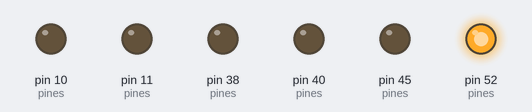
Simulated run of this sketch. Board: Arduino Mega 2560, built with avr-gcc and run on an emulated ATmega2560. On the bench: output pins drawn as LEDs (lit = HIGH).

Above: at 0.05 s.
At 0.75 s:
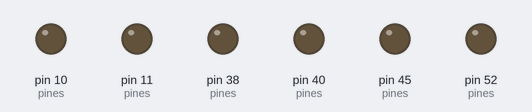
At 1.05 s:
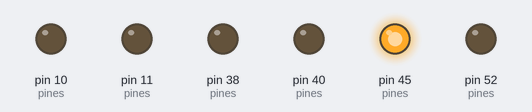
At 1.45 s:
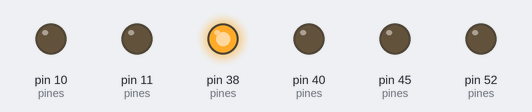
At 2.05 s:
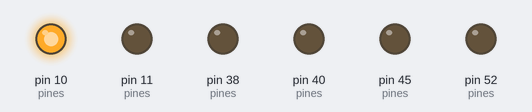
At 2.85 s:
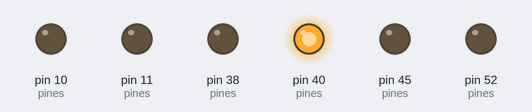
Timing chart, 0 to 3.1 s (numbered marks = the images above):
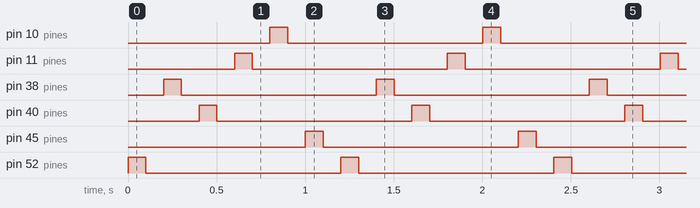

Measured:
- by itself, pin 10 (pines), pin 11 (pines), pin 38 (pines), pin 40 (pines), pin 45 (pines), pin 52 (pines): alternates HIGH for 0.10 s and LOW for 1.1 s
- by itself, everything shown: repeats every 1.2 s, in 12 steps

The sketch:

testerpinesmega.ino
```cpp
#include "pines.h"

void setup() {
    // Configurar todos los pines como salida
    for (int i = 0; i < 6; i++) {
        configurarSalida(pines[i]);
    }

    // Iniciar con todos los pines apagados
    for (int i = 0; i < 6; i++) {
        apagarPin(pines[i]);
    }
}

void loop() {
    // Encender y apagar los pines de forma dinámica
    for (int i = 0; i < 6; i++) {
        encenderPin(pines[i]);  // Encender pin
        Serial.print("Encendido IGN");
        Serial.println(i + 1);
        delay(100);

        apagarPin(pines[i]);  // Apagar pin
        Serial.print("Apagado IGN");
        Serial.println(i + 1);
        delay(100);
    }
}
```

pines.cpp
```cpp
#include "pines.h"

// Definir pines con sus respectivos puertos y números
Pin pines[] = {
    {&PORTB, PB1},  // Pin 52 (IGN1)
    {&PORTD, PD7},  // Pin 38 (IGN2)
    {&PORTG, PG1},  // Pin 40 (IGN3)
    {&PORTB, PB5},  // Pin 11 (IGN4)
    {&PORTB, PB4},  // Pin 10 (IGN5)
    {&PORTL, PL4}   // Pin 45 (IGN6)
};

void configurarSalida(Pin& pin) {
    // Configurar el pin como salida
    *(pin.puerto - 1) |= (1 << pin.pin);  // DDRx registro (número de puerto - 1)
}

void encenderPin(Pin& pin) {
    // Encender el pin
    *(pin.puerto) |= (1 << pin.pin);
}

void apagarPin(Pin& pin) {
    // Apagar el pin
    *(pin.puerto) &= ~(1 << pin.pin);
}
```

pines.h
```cpp
#ifndef PINES_H
#define PINES_H

#include <Arduino.h>

// Definir estructura para almacenar información del pin
struct Pin {
    volatile uint8_t* puerto;
    uint8_t pin;
};

// Definir pines con sus respectivos puertos y números
extern Pin pines[];  // Declarar el arreglo de pines

// Funciones para manipular los pines
void configurarSalida(Pin& pin);
void encenderPin(Pin& pin);
void apagarPin(Pin& pin);

#endif  // PINES_H
```
